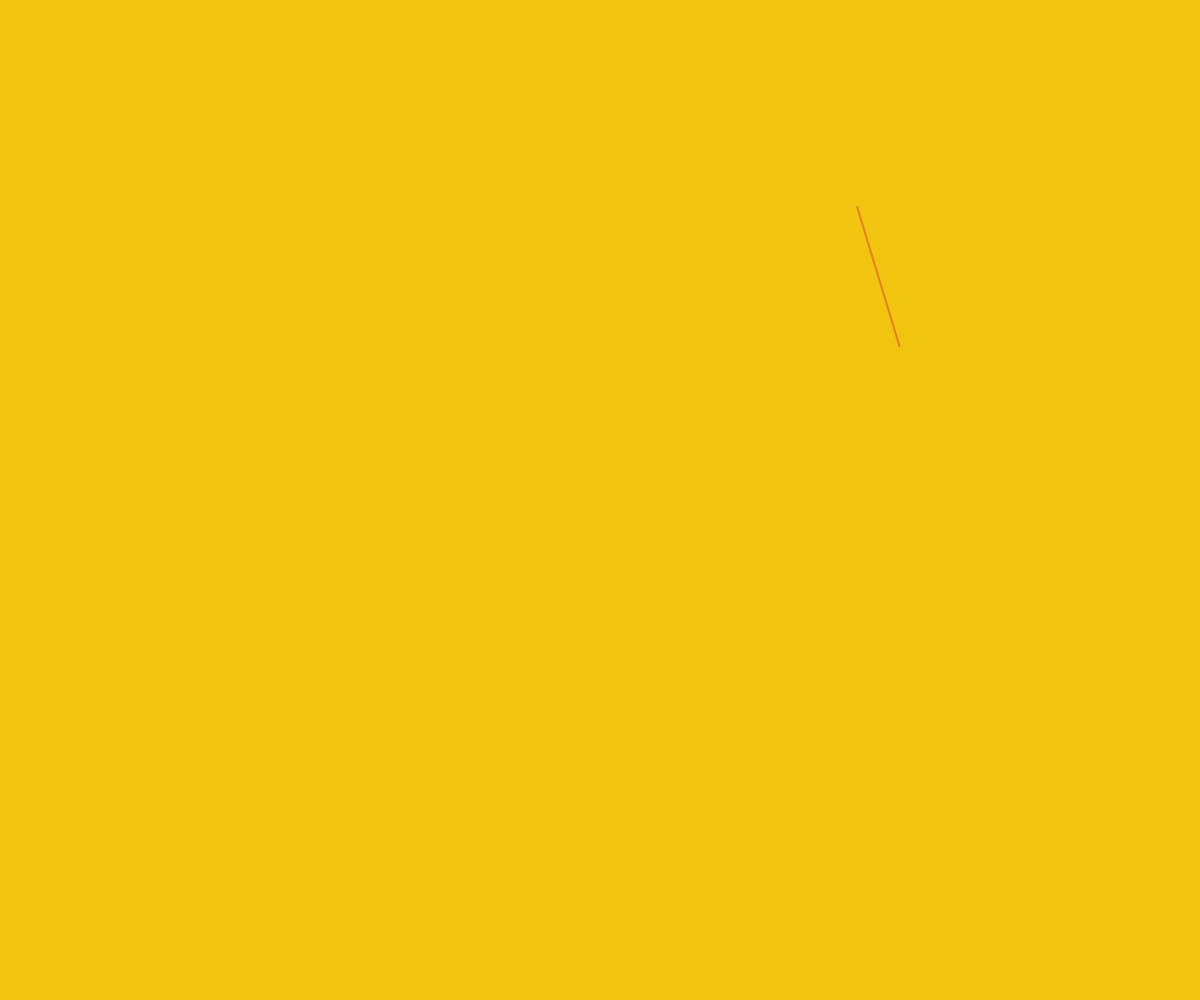
Frame 1 (no input)
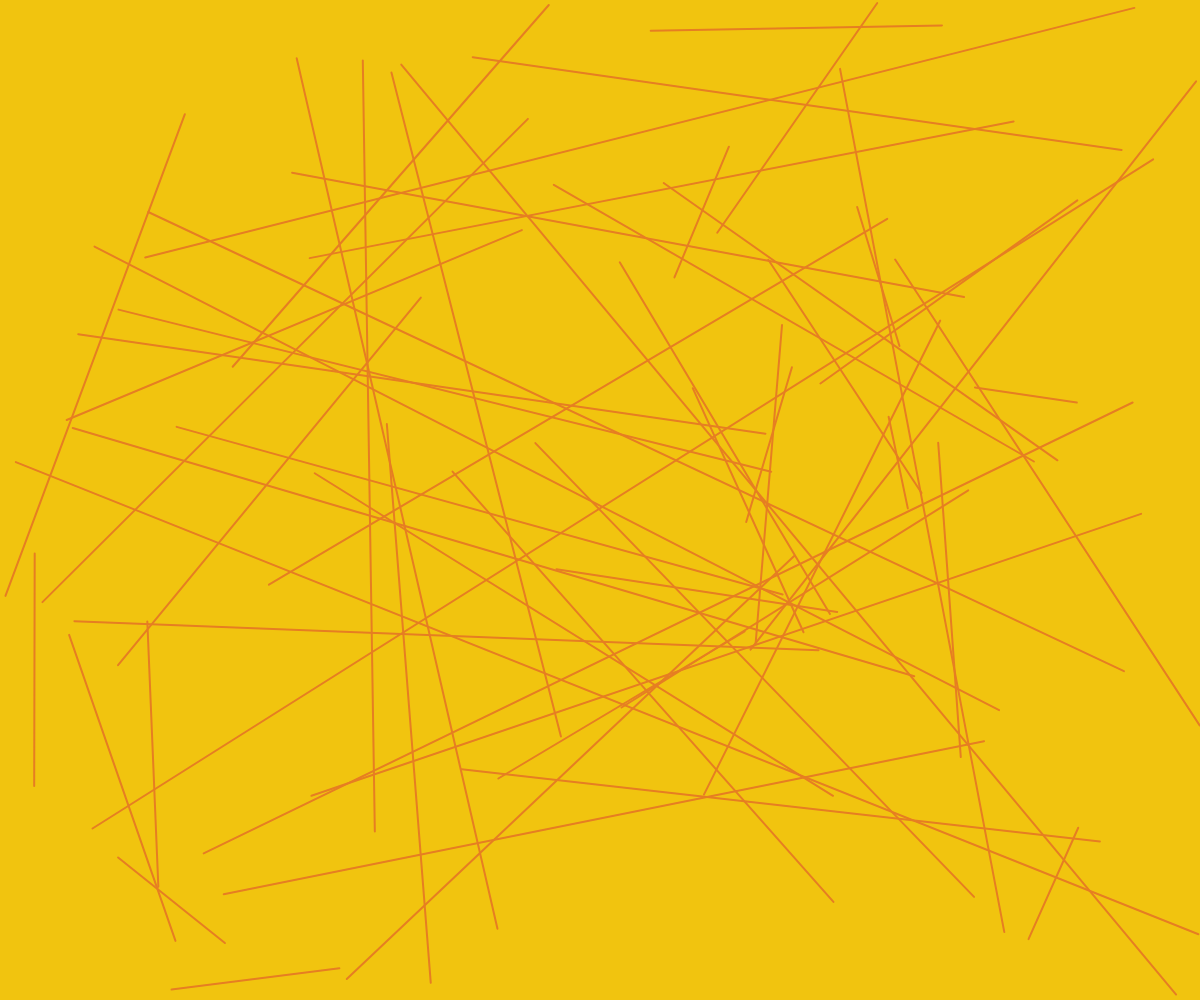
Frame 60 (no input)
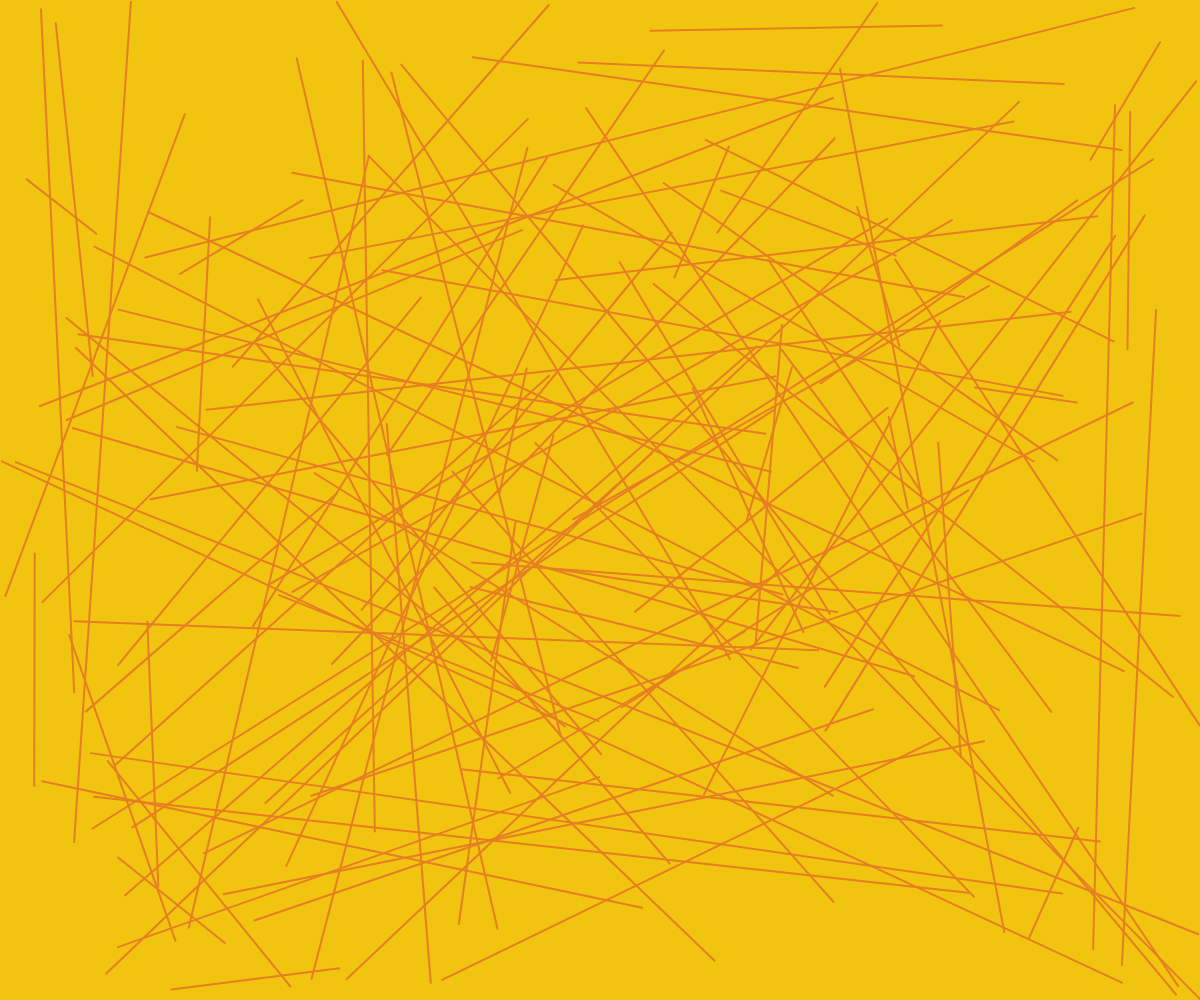
Frame 120 (the mouse pressed at the canvas centre since frame 60)

The p5.js sketch that drew these frames (run headless with seeded random() and noise() and a simulated clock; from frame 60 on, the mouse is pressed at the canvas centre):

// p5.js sketch
// ── sketch.js
function setup() {
  createCanvas(window.innerWidth, window.innerHeight);
  background(241, 196, 15);
  stroke(230, 126, 34);
  strokeWeight(2);
}

function draw() {
  line(random(width), random(height), random(width), random(height));
}
